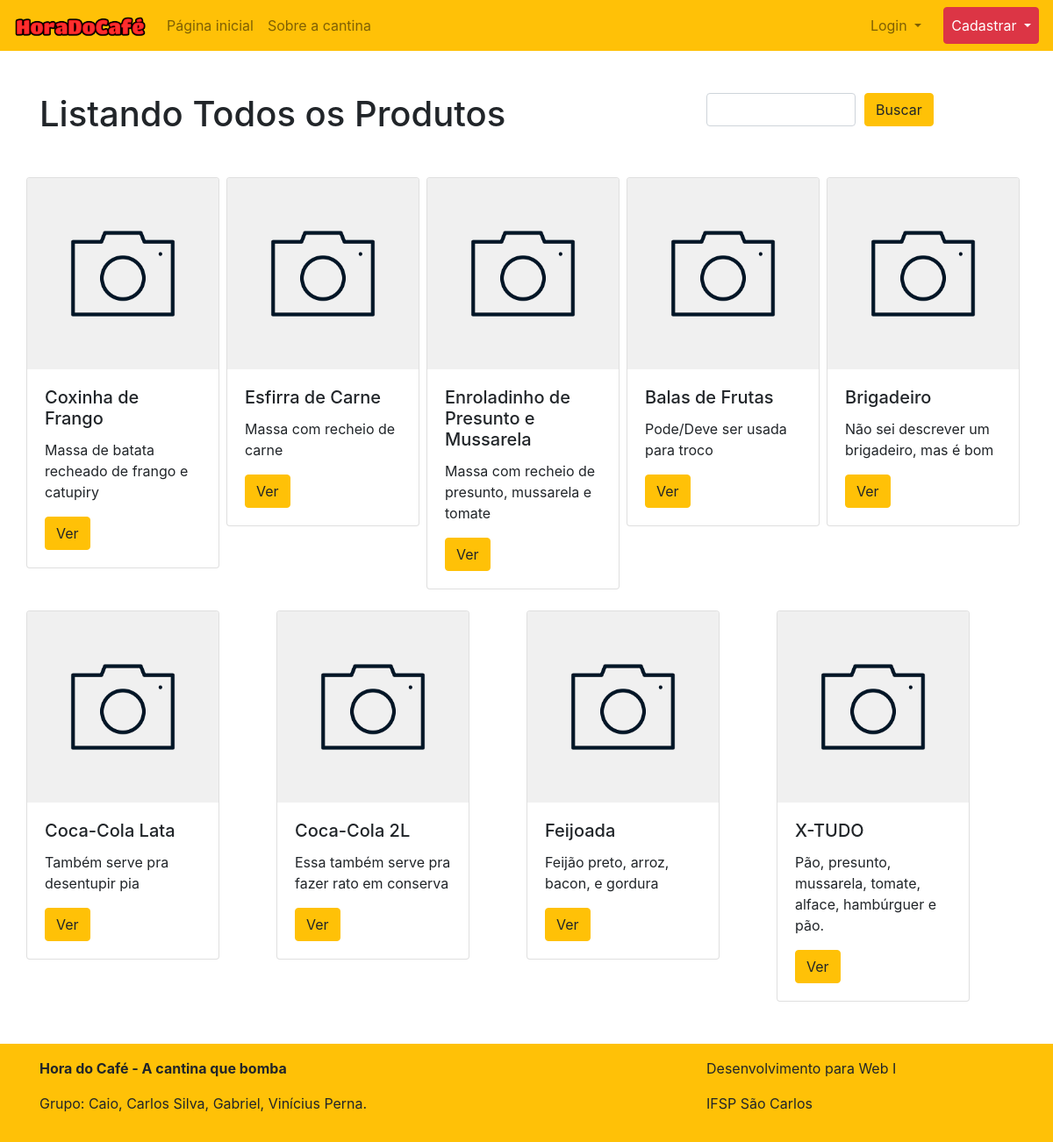
The app's page /listar.php with its own data.
### tables this page shows
CREATE TABLE IF NOT EXISTS Produto (
    id INT AUTO_INCREMENT,
    nome VARCHAR(128) NOT NULL,
    observacao VARCHAR(128) NOT NULL,
    descricao VARCHAR(512) NOT NULL,
    categoria INT NOT NULL,
    quantidade INT NOT NULL DEFAULT 0,
    preco DOUBLE NOT NULL,
    imagem VARCHAR(256) DEFAULT "padrao.png" NOT NULL,
    PRIMARY KEY(id),
    FOREIGN KEY(categoria) REFERENCES Categoria(id)
);

### php/DAO/ProdutoDAO.php (called while the page is built, shortened)
<?php
    require($_SERVER['DOCUMENT_ROOT'] . "/horadocafe/php/conn.php");
    class ProdutoDAO{
        function listar($busca){
            $conexao = conectar();
            $busca = "%" . $busca . "%";
            $query = "SELECT * FROM Produto WHERE UPPER(nome) LIKE UPPER(?) AND id != 1;";
            $stmt = mysqli_prepare($conexao,$query);
            mysqli_stmt_bind_param($stmt,"s",$busca);
            $resultado = executar_SQL($conexao,$stmt);
            return lerResultado($resultado);
        }
    }
?>

### php/conn.php (called while the page is built, shortened)
<?php
if(!function_exists('executar_SQL')){
    function executar_SQL($conexao, $stmt){
        mysqli_stmt_execute($stmt) or die("Falha ao executar a consulta: " . $stmt->error);
        $resultado = mysqli_stmt_get_result($stmt);
        return $resultado;
    }
}
if(!function_exists('lerResultado')){
    function lerResultado($resultado){
        $arrayResultado = [];
        for($i=0;$i<mysqli_num_rows($resultado);$i++){
            $arrayResultado[$i] = mysqli_fetch_assoc($resultado);
        }
        return $arrayResultado;
    }
}
?>

### listar.php (the view, shortened to what this page needs)
<!doctype html>
<html>
    <head>
        <link rel="stylesheet" href="https://stackpath.bootstrapcdn.com/bootstrap/4.1.3/css/bootstrap.min.css">
        <link rel="stylesheet" type="text/CSS" href="css/estilo.css">
        <?php require "php/DAO/ProdutoDAO.php";
            $produtoDAO = new ProdutoDAO();
            $busca = "";
            if(isset($_GET['opcao'])){
                $opcao = $_GET['opcao'];
                if($opcao == "novidades"){
                    $produtos = $produtoDAO->listarNovos();
                    $nomeBusca = "Novidades";
                }else{
                    $categoriaDAO = new CategoriaDAO();
                    $categoria = $categoriaDAO->get($opcao);
                    if(isset($categoria)){
                        $produtos = $produtoDAO->listarCategoria($opcao);
                        $nomeBusca = $categoria['nome'];
                    }else{
                        $produtos = $produtoDAO->listar("");
                        $nomeBusca = "Todos os Produtos";
                    }
                }
            }else{
                if($busca != ""){
                    $nomeBusca = "Busca por " . $busca;
                }else{
                    $nomeBusca = "Todos os Produtos";
                }
                $produtos = $produtoDAO->listar($busca);
            }
        ?>
    </head>
    <body>
        <?php require_once "php/imprimeNav.php"?>
        <div class="container-fluid">
            <div class="container pb-5">
                <div class="row mt-5 mb-3">
                    <div class="col-12 col-md-8">
                        <h1>Listando <?php echo $nomeBusca; ?></h1>
                    </div>
                    <div class="col-12 col-md-4">
                        <form action="listar.php" method="GET">
                            <div class="form-row">
                                <div class="col">
                                    <input type="text" class="form-control" name="busca" placeholder="<?php echo $busca; ?>">
                                </div>
                                <div class="col">
                                    <button type="submit" class="btn btn-warning">Buscar</button>
                                </div>
                            </div>
                        </form>
                    </div>
                </div>
                    <div class="row">
                        <?php
                            if(count($produtos) != 0){
                                foreach($produtos as $produto){?>
                                    <div class="col px-0">
                                        <div class="card cardproduto mt-4">
                                            <img class="card-img-top" src="imgProduto/padrao.png">
                                            <div class="card-body">
                                                <h5 class="card-title"><?php echo $produto['nome']; ?></h5>
                                                <p class="card-text"><?php echo $produto['descricao']; ?></p>
                                                <a href="detalhes.php?id=<?php echo $produto['id']; ?>" class="btn btn-warning">Ver</a>
                                            </div>
                                        </div>
                                    </div>
                                <?php }
                            }
                        ?>
                    </div>
                </div>
            </div>
        <?php require_once "php/imprimeFooter.php"?>
    </body>
</html>

### css/estilo.css (style rules this page uses)
html { position: relative; min-height: 100%; }
body { margin-bottom: 112px; }
.cardproduto { width: 220px; }

### records on screen
produto: nome "Coxinha de Frango", descricao "Massa de batata recheado de frango e catupiry"
produto: nome "Esfirra de Carne", descricao "Massa com recheio de carne"
produto: nome "Enroladinho de Presunto e Mussarela", descricao "Massa com recheio de presunto, mussarela e tomate"
produto: nome "Balas de Frutas", descricao "Pode/Deve ser usada para troco"
produto: nome "Brigadeiro", descricao "Não sei descrever um brigadeiro, mas é bom"
produto: nome "Coca-Cola Lata", descricao "Também serve pra desentupir pia"
produto: nome "Coca-Cola 2L", descricao "Essa também serve pra fazer rato em conserva"
produto: nome "Feijoada", descricao "Feijão preto, arroz, bacon, e gordura"
produto: nome "X-TUDO", descricao "Pão, presunto, mussarela, tomate, alface, hambúrguer e pão."

### other values on screen
$nomeBusca "Todos os Produtos"
